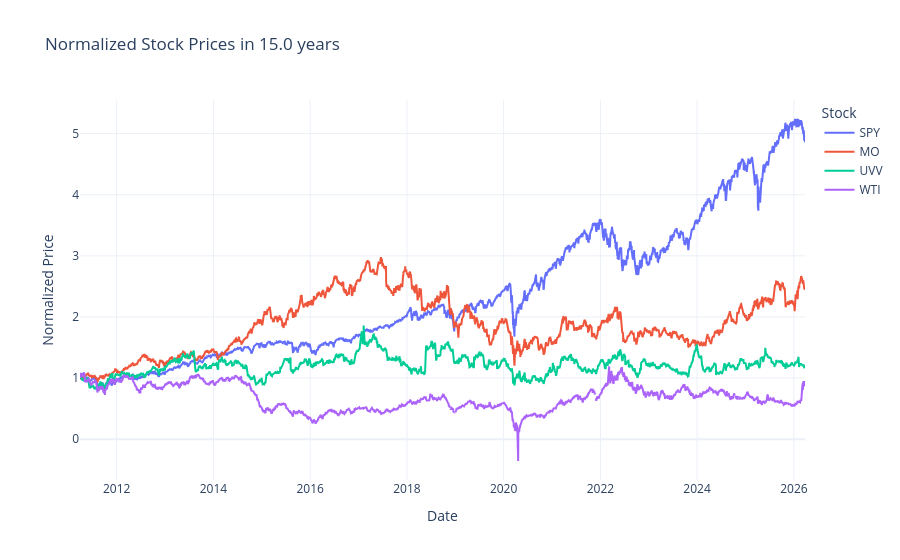

The cell this chart's notebook holds for it:
### Code cell
stock_daily_ts_consolidate_normalized_df = stock_daily_ts_consolidate_df / stock_daily_ts_consolidate_df.iloc[-1]


# Create a Plotly figure
fig = go.Figure()

# Add traces for each stock
for column in stock_daily_ts_consolidate_normalized_df.columns:
    fig.add_trace(go.Scatter(
        x=stock_daily_ts_consolidate_normalized_df.index,
        y=stock_daily_ts_consolidate_normalized_df[column],
        mode='lines',
        name=column
    ))

# Customize layout
fig.update_layout(
    title=f'Normalized Stock Prices in {window_days/365} years',
    xaxis_title='Date',
    yaxis_title='Normalized Price',
    legend_title='Stock',
    template='plotly_white'
)

# Show the plot
fig.show()

### Figure 1 — Plotly figure (JSON) as saved in the notebook; plotly's stock layout.template omitted (floating-point values rounded to 4 significant figures; data arrays with more than 128 entries replaced by an {"elided": "..."} marker saying what was removed)
{"data": [{"mode": "lines", "name": "SPY", "type": "scatter", "x": {"elided": "3770 str values"}, "y": {"elided": "3770 float values"}}, {"mode": "lines", "name": "MO", "type": "scatter", "x": {"elided": "3770 str values"}, "y": {"elided": "3770 float values"}}, {"mode": "lines", "name": "UVV", "type": "scatter", "x": {"elided": "3770 str values"}, "y": {"elided": "3770 float values"}}, {"mode": "lines", "name": "WTI", "type": "scatter", "x": {"elided": "3770 str values"}, "y": {"elided": "3770 float values"}}], "layout": {"legend": {"title": {"text": "Stock"}}, "title": {"text": "Normalized Stock Prices in 15.0 years"}, "xaxis": {"title": {"text": "Date"}}, "yaxis": {"title": {"text": "Normalized Price"}}}}
